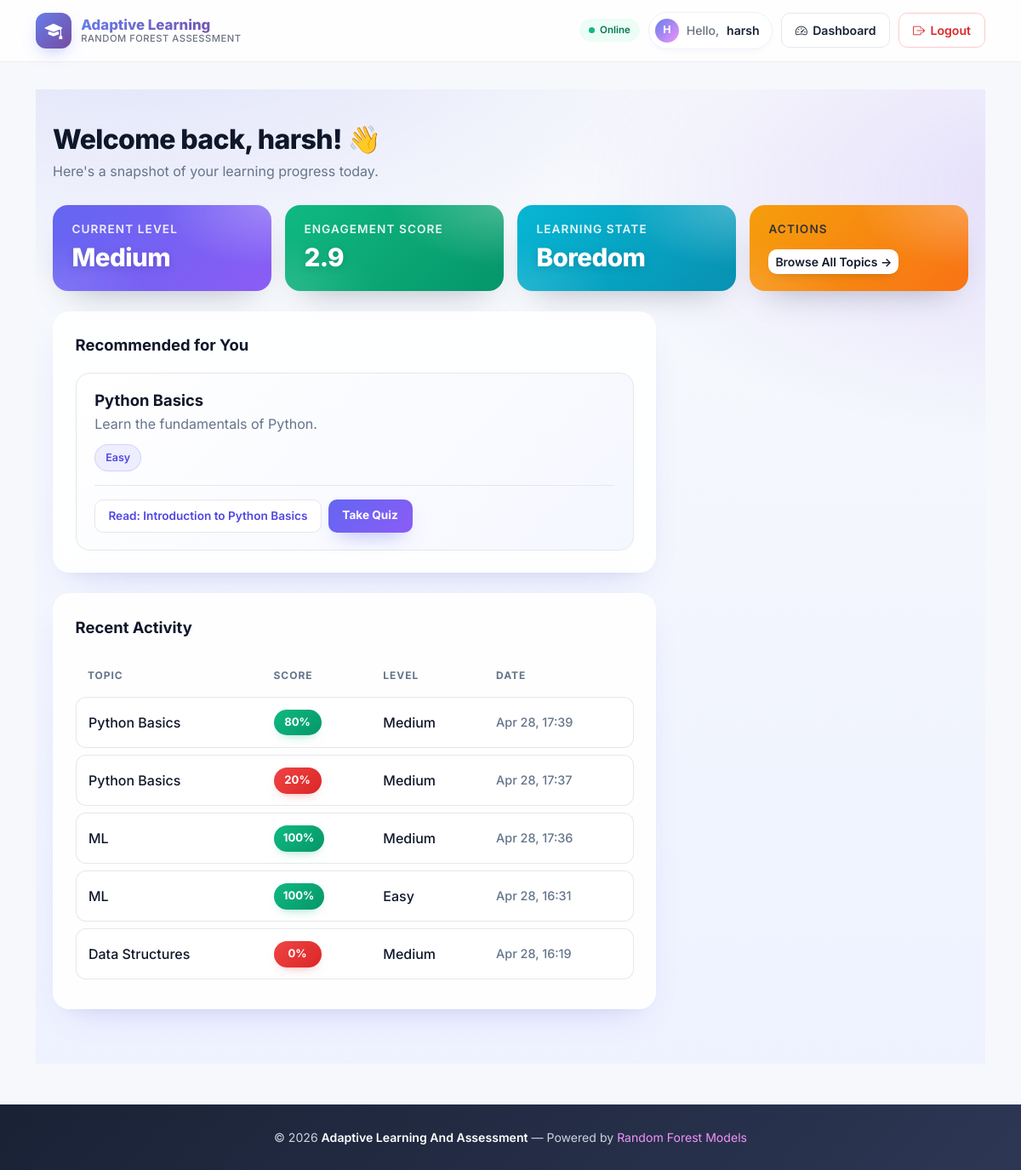
The page /dashboard/ (signed in) on the database its author committed.
### core/models.py (models this page shows, shortened)
class User(AbstractUser):
    ROLE_CHOICES = (
        ('student', 'Student'),
        ('admin', 'Admin'),
    )
    role = models.CharField(max_length=10, choices=ROLE_CHOICES, default='student')
    current_level = models.CharField(max_length=10, default='medium', choices=[('easy', 'Easy'), ('medium', 'Medium'), ('hard', 'Hard')])
    engagement_score = models.FloatField(default=0.0)
    learning_state = models.CharField(max_length=20, default='focused')
    def is_student(self):
        return self.role == 'student'
    def is_admin(self):
        return self.role == 'admin'

class Topic(models.Model):
    DIFFICULTY_CHOICES = [('easy', 'Easy'), ('medium', 'Medium'), ('hard', 'Hard')]
    name = models.CharField(max_length=100)
    difficulty = models.CharField(max_length=10, choices=DIFFICULTY_CHOICES, default='medium')
    description = models.TextField(blank=True)

class Material(models.Model):
    topic = models.ForeignKey(Topic, on_delete=models.CASCADE, related_name='materials')
    title = models.CharField(max_length=200)
    content = models.TextField()  # HTML or Markdown content
    level = models.CharField(max_length=10, choices=Topic.DIFFICULTY_CHOICES, default='medium')
    created_at = models.DateTimeField(auto_now_add=True)

class QuizAttempt(models.Model):
    user = models.ForeignKey(User, on_delete=models.CASCADE, related_name='quiz_attempts')
    topic = models.ForeignKey(Topic, on_delete=models.CASCADE)
    score = models.FloatField()
    total_questions = models.IntegerField(default=0)
    correct_count = models.IntegerField(default=0)
    timestamp = models.DateTimeField(auto_now_add=True)
    difficulty_at_time = models.CharField(max_length=10)

### core/views.py (the view)
# urls.py: path('dashboard/', views.student_dashboard, name='student_dashboard'),
@login_required
def student_dashboard(request):
    if not request.user.is_student():
        return redirect('admin_dashboard')
    ml_result = MLResult.objects.filter(user=request.user).order_by('-timestamp').first()
    recommended_topic = None
    if ml_result and ml_result.predicted_topic:
        recommended_topic = ml_result.predicted_topic
    else:
        recommended_topic = Topic.objects.first()
    context = {
        'student': request.user,
        'ml_result': ml_result,
        'recommended_topic': recommended_topic,
        'recent_attempts': QuizAttempt.objects.filter(user=request.user).order_by('-timestamp')[:5]
    }
    return render(request, 'core/student_dashboard.html', context)

### core/templates/core/student_dashboard.html (shortened to what this page needs)
{% extends 'core/base.html' %}
{% block content %}
<div class="dash-wrapper">
  <div class="dash-container">
    <div class="row welcome-block">
      <div class="col-md-12">
        <h2>Welcome back, {{ student.first_name|default:student.username }}! <span class="wave">👋</span></h2>
        <div class="welcome-sub">Here's a snapshot of your learning progress today.</div>
      </div>
    </div>
    <div class="row g-3 mb-4">
      <div class="col-md-3 stat-col">
        <div class="stat-card stat-primary">
          <h5>Current Level</h5>
          <h2>{{ student.current_level|title }}</h2>
        </div>
      </div>
      <div class="col-md-3 stat-col">
        <div class="stat-card stat-success">
          <h5>Engagement Score</h5>
          <h2>{{ student.engagement_score|floatformat:1 }}</h2>
        </div>
      </div>
      <div class="col-md-3 stat-col">
        <div class="stat-card stat-info">
          <h5>Learning State</h5>
          <h2>{{ student.learning_state|title }}</h2>
        </div>
      </div>
      <div class="col-md-3 stat-col">
        <div class="stat-card stat-warning">
          <h5>Actions</h5>
          <a href="{% url 'topic_list' %}" class="btn btn-light btn-sm mt-2">Browse All Topics →</a>
        </div>
      </div>
    </div>
    <div class="row">
      <div class="col-lg-8">
        <div class="panel">
          <div class="panel-title">
            Recommended for You
          </div>
          {% if recommended_topic %}
          <div class="reco-card">
            <h5>{{ recommended_topic.name }}</h5>
            <p>{{ recommended_topic.description }}</p>
            <span class="badge-soft">{{ recommended_topic.difficulty|title }}</span>
            <hr>
            <div class="d-flex gap-2 flex-wrap">
              {% for mat in recommended_topic.materials.all %}
              <a href="{% url 'read_material' mat.id %}" class="btn btn-soft"> Read: {{ mat.title }}</a>
              {% endfor %}
              <a href="{% url 'take_quiz' recommended_topic.id %}" class="btn btn-grad"> Take Quiz</a>
            </div>
          </div>
          {% else %}
          <p style="color: var(--dash-muted); margin: 0;">No recommendations yet. Start by browsing topics!</p>
          {% endif %}
        </div>
        <div class="panel">
          <div class="panel-title">
            Recent Activity
          </div>
          <div class="table-responsive">
            <table class="activity-table">
              <thead>
                <tr>
                  <th>Topic</th>
                  <th>Score</th>
                  <th>Level</th>
                  <th>Date</th>
                </tr>
              </thead>
              <tbody>
                {% for attempt in recent_attempts %}
                <tr>
                  <td>{{ attempt.topic.name }}</td>
                  <td>
                    <span class="score-badge {% if attempt.score >= 80 %}score-high{% elif attempt.score >= 50 %}score-mid{% else %}score-low{% endif %}">
                      {{ attempt.score|floatformat:0 }}%
                    </span>
                  </td>
                  <td>{{ attempt.difficulty_at_time|title }}</td>
                  <td>{{ attempt.timestamp|date:"M d, H:i" }}</td>
                </tr>
                {% empty %}
                <tr class="empty-row">
                  <td colspan="4">No quizzes taken yet. Take your first quiz to see activity here!</td>
                </tr>
                {% endfor %}
              </tbody>
            </table>
          </div>
        </div>
      </div>
    </div>
  </div>
</div>
{% endblock %}

### core/templates/core/base.html (shortened to what this page needs)
<!DOCTYPE html>
<html lang="en">
<head>
    <link href="https://cdn.jsdelivr.net/npm/bootstrap@5.3.0/dist/css/bootstrap.min.css" rel="stylesheet">
    <link rel="stylesheet" href="https://cdn.jsdelivr.net/npm/bootstrap-icons@1.11.3/font/bootstrap-icons.css">
</head>
<body>
    <nav class="top-nav">
        <div class="container nav-inner">
            <a href="/" class="brand">
                <div class="brand-logo"><i class="bi bi-mortarboard-fill"></i></div>
                <div class="brand-text">
                    <span class="brand-title">Adaptive Learning</span>
                    <span class="brand-sub">Random Forest Assessment</span>
                </div>
            </a>
            <div class="nav-actions">
                {% if user.is_authenticated %}
                    <span class="live-pill"><span class="dot"></span> Online</span>
                    <span class="user-chip">
                        <span class="avatar">{{ user.username|slice:":1" }}</span>
                        <span class="greet">Hello,</span>
                        <span>{{ user.username }}</span>
                    </span>
                    {% if user.is_student %}
                        <a href="{% url 'student_dashboard' %}" class="nav-btn nav-btn-ghost">
                            <i class="bi bi-speedometer2"></i> Dashboard
                        </a>
                    {% endif %}
                    <a href="{% url 'logout' %}" class="nav-btn nav-btn-danger">
                        <i class="bi bi-box-arrow-right"></i> Logout
                    </a>
                {% endif %}
            </div>
        </div>
    </nav>
    <main class="page">
        <div class="container">
            {% block content %}
            {% endblock %}
        </div>
    </main>
    <footer class="site-footer">
        <div class="container">
            © 2026 <a href="/">Adaptive Learning And Assessment</a> — Powered by <span class="heart">Random Forest Models</span>
        </div>
    </footer>
</body>
</html>

### core/templates/core/base.html (style rules this page uses)
:root { --brand-1: #667eea; --brand-2: #764ba2; --brand-3: #f093fb; --ink: #1a2236; --muted: #6b7280; --bg: #f7f8fc; }
* { font-family: 'Inter', system-ui, -apple-system, sans-serif; }
body { background: var(--bg); color: var(--ink); min-height: 100vh; display: flex; flex-direction: column; margin: 0; }
.top-nav { background: rgba(255, 255, 255, 0.85); backdrop-filter: saturate(180%) blur(14px); -webkit-backdrop-filter: saturate(180%) blur(14px); border-bottom: 1px solid rgba(0,0,0,0.06); padding: 0.85rem 0; position: sticky; top: 0; z-index: 1000; animation: fadeInDown 0.5s ease-out; }
.nav-inner { display: flex; align-items: center; justify-content: space-between; gap: 1rem; flex-wrap: wrap; }
.brand { display: flex; align-items: center; gap: 0.7rem; text-decoration: none; color: var(--ink); }
.brand-logo { width: 42px; height: 42px; border-radius: 12px; background: linear-gradient(135deg, var(--brand-1), var(--brand-2)); display: flex; align-items: center; justify-content: center; color: #fff; font-size: 1.3rem; box-shadow: 0 8px 20px -8px rgba(102,126,234,0.6); transition: transform 0.3s ease; }
.brand-text { display: flex; flex-direction: column; line-height: 1.1; }
.brand-title { font-weight: 800; font-size: 1.05rem; background: linear-gradient(135deg, var(--brand-1), var(--brand-2)); -webkit-background-clip: text; background-clip: text; -webkit-text-fill-color: transparent; }
.brand-sub { font-size: 0.7rem; color: var(--muted); font-weight: 500; letter-spacing: 0.5px; text-transform: uppercase; }
.nav-actions { display: flex; align-items: center; gap: 0.6rem; flex-wrap: wrap; animation: slideInRight 0.5s ease-out; }
.user-chip { display: inline-flex; align-items: center; gap: 0.55rem; padding: 0.45rem 0.9rem 0.45rem 0.45rem; background: #fff; border: 1px solid #eef0f5; border-radius: 999px; font-size: 0.88rem; font-weight: 600; color: var(--ink); box-shadow: 0 4px 12px -6px rgba(0,0,0,0.08); }
.user-chip .avatar { width: 28px; height: 28px; border-radius: 50%; background: linear-gradient(135deg, var(--brand-1), var(--brand-3)); color: #fff; font-size: 0.78rem; font-weight: 700; display: flex; align-items: center; justify-content: center; text-transform: uppercase; }
.user-chip .greet { color: var(--muted); font-weight: 500; }
.nav-btn { display: inline-flex; align-items: center; gap: 0.4rem; padding: 0.55rem 1rem; border-radius: 10px; font-weight: 600; font-size: 0.88rem; text-decoration: none; border: 1.5px solid transparent; transition: all 0.25s ease; white-space: nowrap; }
.nav-btn-ghost { color: var(--ink); border-color: #e5e7eb; background: #fff; }
.nav-btn-danger { color: #dc2626; border-color: #fecaca; background: #fff; }
.live-pill { display: inline-flex; align-items: center; gap: 0.4rem; background: #ecfdf5; color: #047857; padding: 0.3rem 0.7rem; border-radius: 999px; font-size: 0.72rem; font-weight: 600; }
.live-pill .dot { width: 7px; height: 7px; background: #10b981; border-radius: 50%; animation: pulse 1.6s infinite; }
main.page { flex: 1; padding: 2rem 0 3rem; animation: fadeInUp 0.5s ease-out; }
.site-footer { background: linear-gradient(135deg, #1a2236, #2d3653); color: #cbd5e1; padding: 1.75rem 0; margin-top: auto; text-align: center; font-size: 0.88rem; }
.site-footer .heart { color: #f093fb; }
.site-footer a { color: #fff; text-decoration: none; font-weight: 600; }

### rows shown on the page
User: username "H", username "harsh", first_name "harsh", current_level "Medium", engagement_score "2.9", learning_state "Boredom"
Topic: name "Python Basics", description "Learn the fundamentals of Python.", difficulty "Easy"
Material: title "Introduction to Python Basics"
QuizAttempt: topic.name "Python Basics", score "80", difficulty_at_time "Medium", timestamp "Apr 28, 17:39"
QuizAttempt: topic.name "Python Basics", score "20", difficulty_at_time "Medium", timestamp "Apr 28, 17:37"
QuizAttempt: topic.name "ML", score "100", difficulty_at_time "Medium", timestamp "Apr 28, 17:36"
QuizAttempt: topic.name "ML", score "100", difficulty_at_time "Easy", timestamp "Apr 28, 16:31"
QuizAttempt: topic.name "Data Structures", score "0", difficulty_at_time "Medium", timestamp "Apr 28, 16:19"
